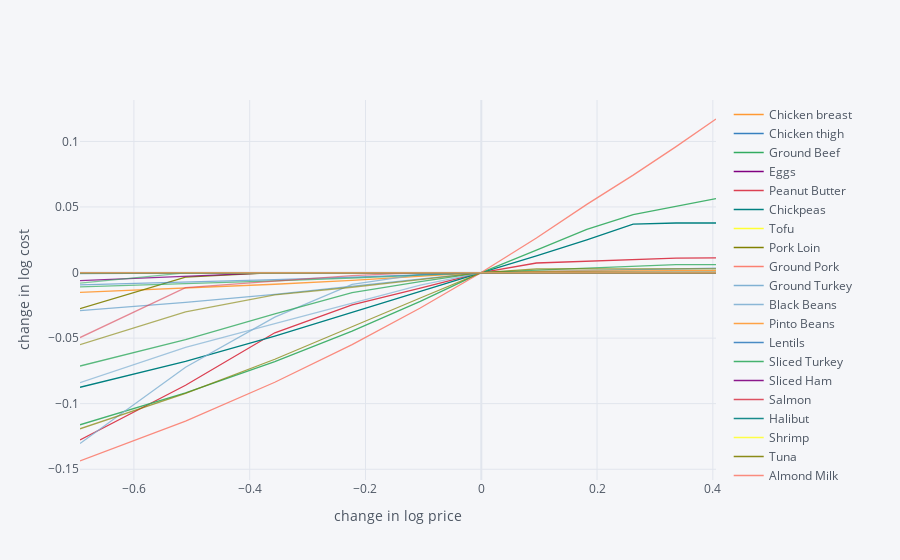

Notebook code for this chart:
### Markdown cell above
### Whole Foods
We find that at Whole Foods, Almond milk is the most sensitive to price changes across the board, while bananas and peanut butter are specifically sensitive to decreases, and sliced turkey and chickpeas are more sensitive to price increases.

### Code cell
#whole foods

scale = [.5,.6,.7,.8,.9,1.,1.1,1.2,1.3,1.4,1.5]

cost0 = solve_subsistence_problem(FoodNutrients,prices_wf,diet_min[group],diet_max[group],tol=tol).fun

Price_response={}
for s in scale:
    cost = {}
    for i,p in enumerate(prices_wf):
        my_p = prices_wf.copy()
        my_p[i] = p*s
        result = solve_subsistence_problem(FoodNutrients,my_p,diet_min[group],diet_max[group],tol=tol)
        cost[prices_wf.index[i]] = np.log(result.fun/cost0)
    Price_response[np.log(s)] = cost

Price_response = pd.DataFrame(Price_response).T
Price_response.iplot(xTitle='change in log price',yTitle='change in log cost')

### Figure 1 — Plotly figure (JSON) as saved in the notebook; plotly's stock layout.template omitted (floating-point values rounded to 4 significant figures)
{"data": [{"line": {"color": "rgba(255, 153, 51, 1.0)", "dash": "solid", "shape": "linear", "width": 1.3}, "mode": "lines", "name": "Chicken breast", "text": "", "type": "scatter", "x": [-0.6931, -0.5108, -0.3567, -0.2231, -0.1054, 0, 0.09531, 0.1823, 0.2624, 0.3365, 0.4055], "y": [-3.402e-07, -3.403e-07, -3.403e-07, 3.933e-08, -1.311e-07, 0, -3.403e-07, -3.403e-07, -3.403e-07, -3.403e-07, -3.403e-07]}, {"line": {"color": "rgba(55, 128, 191, 1.0)", "dash": "solid", "shape": "linear", "width": 1.3}, "mode": "lines", "name": "Chicken thigh", "text": "", "type": "scatter", "x": [-0.6931, -0.5108, -0.3567, -0.2231, -0.1054, 0, 0.09531, 0.1823, 0.2624, 0.3365, 0.4055], "y": [-3.403e-07, -3.403e-07, 5.315e-08, -7.362e-08, -3.628e-08, 0, 8.836e-08, -3.403e-07, -3.403e-07, -3.403e-07, -3.403e-07]}, {"line": {"color": "rgba(50, 171, 96, 1.0)", "dash": "solid", "shape": "linear", "width": 1.3}, "mode": "lines", "name": "Ground Beef", "text": "", "type": "scatter", "x": [-0.6931, -0.5108, -0.3567, -0.2231, -0.1054, 0, 0.09531, 0.1823, 0.2624, 0.3365, 0.4055], "y": [-3.402e-07, -3.403e-07, -3.403e-07, -3.403e-07, -1.039e-07, 0, -3.403e-07, -3.403e-07, -3.403e-07, -3.403e-07, -3.403e-07]}, {"line": {"color": "rgba(128, 0, 128, 1.0)", "dash": "solid", "shape": "linear", "width": 1.3}, "mode": "lines", "name": "Eggs", "text": "", "type": "scatter", "x": [-0.6931, -0.5108, -0.3567, -0.2231, -0.1054, 0, 0.09531, 0.1823, 0.2624, 0.3365, 0.4055], "y": [1.31e-07, 3.541e-08, -5.799e-08, -7.296e-08, -2.404e-08, 0, 4.878e-08, -3.403e-07, -3.403e-07, -3.403e-07, -3.403e-07]}, {"line": {"color": "rgba(219, 64, 82, 1.0)", "dash": "solid", "shape": "linear", "width": 1.3}, "mode": "lines", "name": "Peanut Butter", "text": "", "type": "scatter", "x": [-0.6931, -0.5108, -0.3567, -0.2231, -0.1054, 0, 0.09531, 0.1823, 0.2624, 0.3365, 0.4055], "y": [-0.1277, -0.08599, -0.04596, -0.02463, -0.01185, 0, 0.007276, 0.008621, 0.009964, 0.01095, 0.01126]}, {"line": {"color": "rgba(0, 128, 128, 1.0)", "dash": "solid", "shape": "linear", "width": 1.3}, "mode": "lines", "name": "Chickpeas", "text": "", "type": "scatter", "x": [-0.6931, -0.5108, -0.3567, -0.2231, -0.1054, 0, 0.09531, 0.1823, 0.2624, 0.3365, 0.4055], "y": [-0.08749, -0.06777, -0.04844, -0.03021, -0.014, 0, 0.01269, 0.0249, 0.03695, 0.03779, 0.03779]}, {"line": {"color": "rgba(255, 255, 51, 1.0)", "dash": "solid", "shape": "linear", "width": 1.3}, "mode": "lines", "name": "Tofu", "text": "", "type": "scatter", "x": [-0.6931, -0.5108, -0.3567, -0.2231, -0.1054, 0, 0.09531, 0.1823, 0.2624, 0.3365, 0.4055], "y": [-1.417e-07, -9.861e-08, -6.244e-08, -3.414e-08, -1.359e-08, 0, 7.745e-09, 2.223e-08, 7.708e-08, -3.403e-07, -3.403e-07]}, {"line": {"color": "rgba(128, 128, 0, 1.0)", "dash": "solid", "shape": "linear", "width": 1.3}, "mode": "lines", "name": "Pork Loin", "text": "", "type": "scatter", "x": [-0.6931, -0.5108, -0.3567, -0.2231, -0.1054, 0, 0.09531, 0.1823, 0.2624, 0.3365, 0.4055], "y": [0, 0, 0, 0, 0, 0, 0, 0, 0, 0, 0]}, {"line": {"color": "rgba(251, 128, 114, 1.0)", "dash": "solid", "shape": "linear", "width": 1.3}, "mode": "lines", "name": "Ground Pork", "text": "", "type": "scatter", "x": [-0.6931, -0.5108, -0.3567, -0.2231, -0.1054, 0, 0.09531, 0.1823, 0.2624, 0.3365, 0.4055], "y": [-3.397e-07, -3.402e-07, -3.403e-07, -3.403e-07, -1.926e-08, 0, -3.403e-07, -3.403e-07, -3.403e-07, -3.403e-07, -3.403e-07]}, {"line": {"color": "rgba(128, 177, 211, 1.0)", "dash": "solid", "shape": "linear", "width": 1.3}, "mode": "lines", "name": "Ground Turkey", "text": "", "type": "scatter", "x": [-0.6931, -0.5108, -0.3567, -0.2231, -0.1054, 0, 0.09531, 0.1823, 0.2624, 0.3365, 0.4055], "y": [-3.403e-07, -3.403e-07, -3.403e-07, -3.403e-07, -8.949e-08, 0, -3.403e-07, -3.403e-07, -3.403e-07, -3.403e-07, -3.403e-07]}, {"line": {"color": "rgba(128, 177, 211, 0.8999999999999999)", "dash": "solid", "shape": "linear", "width": 1.3}, "mode": "lines", "name": "Black Beans", "text": "", "type": "scatter", "x": [-0.6931, -0.5108, -0.3567, -0.2231, -0.1054, 0, 0.09531, 0.1823, 0.2624, 0.3365, 0.4055], "y": [-0.02907, -0.02282, -0.01669, -0.0106, -0.005049, 0, 0.0008114, 0.001471, 0.002126, 0.002751, 0.003328]}, {"line": {"color": "rgba(255, 153, 51, 0.8999999999999999)", "dash": "solid", "shape": "linear", "width": 1.3}, "mode": "lines", "name": "Pinto Beans", "text": "", "type": "scatter", "x": [-0.6931, -0.5108, -0.3567, -0.2231, -0.1054, 0, 0.09531, 0.1823, 0.2624, 0.3365, 0.4055], "y": [-0.01509, -0.01201, -0.008949, -0.005907, -0.002873, 0, 0.0007835, 0.001222, 0.001465, 0.001465, 0.001465]}, {"line": {"color": "rgba(55, 128, 191, 0.8999999999999999)", "dash": "solid", "shape": "linear", "width": 1.3}, "mode": "lines", "name": "Lentils", "text": "", "type": "scatter", "x": [-0.6931, -0.5108, -0.3567, -0.2231, -0.1054, 0, 0.09531, 0.1823, 0.2624, 0.3365, 0.4055], "y": [1.095e-08, 4.724e-08, 5.16e-08, 4.011e-08, 2.144e-08, 0, -2.2e-08, -4.352e-08, -6.406e-08, -8.344e-08, -1.016e-07]}, {"line": {"color": "rgba(50, 171, 96, 0.8999999999999999)", "dash": "solid", "shape": "linear", "width": 1.3}, "mode": "lines", "name": "Sliced Turkey", "text": "", "type": "scatter", "x": [-0.6931, -0.5108, -0.3567, -0.2231, -0.1054, 0, 0.09531, 0.1823, 0.2624, 0.3365, 0.4055], "y": [-0.1161, -0.09172, -0.06793, -0.04469, -0.022, 0, 0.01709, 0.03285, 0.04411, 0.05027, 0.0564]}, {"line": {"color": "rgba(128, 0, 128, 0.8999999999999999)", "dash": "solid", "shape": "linear", "width": 1.3}, "mode": "lines", "name": "Sliced Ham", "text": "", "type": "scatter", "x": [-0.6931, -0.5108, -0.3567, -0.2231, -0.1054, 0, 0.09531, 0.1823, 0.2624, 0.3365, 0.4055], "y": [-3.403e-07, -3.403e-07, -3.403e-07, 4.893e-08, -6.883e-08, 0, -3.403e-07, -3.403e-07, -3.403e-07, -3.403e-07, -3.403e-07]}, {"line": {"color": "rgba(219, 64, 82, 0.8999999999999999)", "dash": "solid", "shape": "linear", "width": 1.3}, "mode": "lines", "name": "Salmon", "text": "", "type": "scatter", "x": [-0.6931, -0.5108, -0.3567, -0.2231, -0.1054, 0, 0.09531, 0.1823, 0.2624, 0.3365, 0.4055], "y": [-3.403e-07, -3.403e-07, -3.403e-07, -3.403e-07, 1.028e-07, 0, -1.532e-07, -3.774e-08, -3.403e-07, -3.4e-07, -3.387e-07]}, {"line": {"color": "rgba(0, 128, 128, 0.8999999999999999)", "dash": "solid", "shape": "linear", "width": 1.3}, "mode": "lines", "name": "Halibut", "text": "", "type": "scatter", "x": [-0.6931, -0.5108, -0.3567, -0.2231, -0.1054, 0, 0.09531, 0.1823, 0.2624, 0.3365, 0.4055], "y": [-3.247e-07, -3.401e-07, 2.047e-07, -3.394e-07, -3.374e-07, 0, -3.064e-07, -3.399e-07, -3.402e-07, -3.386e-07, -3.356e-07]}, {"line": {"color": "rgba(255, 255, 51, 0.8999999999999999)", "dash": "solid", "shape": "linear", "width": 1.3}, "mode": "lines", "name": "Shrimp", "text": "", "type": "scatter", "x": [-0.6931, -0.5108, -0.3567, -0.2231, -0.1054, 0, 0.09531, 0.1823, 0.2624, 0.3365, 0.4055], "y": [-3.402e-07, -3.402e-07, -3.403e-07, -3.403e-07, -3.403e-07, 0, -1.134e-07, -9.371e-08, -3.394e-07, -3.402e-07, -3.403e-07]}, {"line": {"color": "rgba(128, 128, 0, 0.8999999999999999)", "dash": "solid", "shape": "linear", "width": 1.3}, "mode": "lines", "name": "Tuna", "text": "", "type": "scatter", "x": [-0.6931, -0.5108, -0.3567, -0.2231, -0.1054, 0, 0.09531, 0.1823, 0.2624, 0.3365, 0.4055], "y": [-0.02747, -0.00351, -3.403e-07, -3.402e-07, -3.402e-07, 0, -1.693e-08, 3.503e-09, 3.587e-08, 6.538e-08, 8.936e-08]}, {"line": {"color": "rgba(251, 128, 114, 0.8999999999999999)", "dash": "solid", "shape": "linear", "width": 1.3}, "mode": "lines", "name": "Almond Milk", "text": "", "type": "scatter", "x": [-0.6931, -0.5108, -0.3567, -0.2231, -0.1054, 0, 0.09531, 0.1823, 0.2624, 0.3365, 0.4055], "y": [-0.1437, -0.1132, -0.08367, -0.05494, -0.02708, 0, 0.02637, 0.05195, 0.07428, 0.09606, 0.1171]}, {"line": {"color": "rgba(251, 128, 114, 0.7999999999999998)", "dash": "solid", "shape": "linear", "width": 1.3}, "mode": "lines", "name": "2% milk", "text": "", "type": "scatter", "x": [-0.6931, -0.5108, -0.3567, -0.2231, -0.1054, 0, 0.09531, 0.1823, 0.2624, 0.3365, 0.4055], "y": [-7.64e-08, -5.187e-08, -3.293e-08, -1.838e-08, -7.548e-09, 0, 4.583e-09, 6.475e-09, 3.041e-08, 7.34e-08, -3.403e-07]}, {"line": {"color": "rgba(128, 177, 211, 0.7999999999999998)", "dash": "solid", "shape": "linear", "width": 1.3}, "mode": "lines", "name": "Cheddar cheese", "text": "", "type": "scatter", "x": [-0.6931, -0.5108, -0.3567, -0.2231, -0.1054, 0, 0.09531, 0.1823, 0.2624, 0.3365, 0.4055], "y": [-0.1304, -0.07225, -0.03405, -0.009064, -0.001333, 0, -1.192e-08, -2.999e-07, -3.397e-07, -1.497e-07, -3.402e-07]}, {"line": {"color": "rgba(255, 153, 51, 0.7999999999999998)", "dash": "solid", "shape": "linear", "width": 1.3}, "mode": "lines", "name": "Unsalted butter", "text": "", "type": "scatter", "x": [-0.6931, -0.5108, -0.3567, -0.2231, -0.1054, 0, 0.09531, 0.1823, 0.2624, 0.3365, 0.4055], "y": [-1.18e-07, -8.708e-08, -1.173e-07, -1.099e-07, -3.833e-08, 0, 9.842e-09, -1.158e-09, -3.075e-08, -8.353e-08, -1.656e-07]}, {"line": {"color": "rgba(55, 128, 191, 0.7999999999999998)", "dash": "solid", "shape": "linear", "width": 1.3}, "mode": "lines", "name": "Greek yogurt", "text": "", "type": "scatter", "x": [-0.6931, -0.5108, -0.3567, -0.2231, -0.1054, 0, 0.09531, 0.1823, 0.2624, 0.3365, 0.4055], "y": [-8.892e-09, -3.262e-10, 3.701e-09, 4.507e-09, 3.035e-09, 0, -4.094e-09, -8.954e-09, -1.451e-08, -2.09e-08, -2.852e-08]}, {"line": {"color": "rgba(50, 171, 96, 0.7999999999999998)", "dash": "solid", "shape": "linear", "width": 1.3}, "mode": "lines", "name": "Oat Milk", "text": "", "type": "scatter", "x": [-0.6931, -0.5108, -0.3567, -0.2231, -0.1054, 0, 0.09531, 0.1823, 0.2624, 0.3365, 0.4055], "y": [-0.0713, -0.0512, -0.0315, -0.01531, -0.006925, 0, 0.001783, 0.003326, 0.004859, 0.005963, 0.005963]}, {"line": {"color": "rgba(128, 0, 128, 0.7999999999999998)", "dash": "solid", "shape": "linear", "width": 1.3}, "mode": "lines", "name": "Wheat Cereal", "text": "", "type": "scatter", "x": [-0.6931, -0.5108, -0.3567, -0.2231, -0.1054, 0, 0.09531, 0.1823, 0.2624, 0.3365, 0.4055], "y": [-0.006146, -0.003108, -7.931e-05, -3.401e-07, -3.726e-08, 0, -3.333e-07, -3.353e-07, -3.289e-07, -3.268e-07, -3.351e-07]}, {"line": {"color": "rgba(219, 64, 82, 0.7999999999999998)", "dash": "solid", "shape": "linear", "width": 1.3}, "mode": "lines", "name": "Granola", "text": "", "type": "scatter", "x": [-0.6931, -0.5108, -0.3567, -0.2231, -0.1054, 0, 0.09531, 0.1823, 0.2624, 0.3365, 0.4055], "y": [-3.402e-07, -3.402e-07, -3.403e-07, -3.403e-07, 9.741e-08, 0, -1.302e-07, -2.804e-07, -2.862e-07, -2.49e-08, -3.403e-07]}, {"line": {"color": "rgba(0, 128, 128, 0.7999999999999998)", "dash": "solid", "shape": "linear", "width": 1.3}, "mode": "lines", "name": "Brown Rice", "text": "", "type": "scatter", "x": [-0.6931, -0.5108, -0.3567, -0.2231, -0.1054, 0, 0.09531, 0.1823, 0.2624, 0.3365, 0.4055], "y": [-3.256e-07, -2.924e-07, -2.454e-07, -1.733e-07, -7.801e-08, 0, 6.772e-08, -3.403e-07, -3.403e-07, -3.403e-07, -3.403e-07]}, {"line": {"color": "rgba(255, 255, 51, 0.7999999999999998)", "dash": "solid", "shape": "linear", "width": 1.3}, "mode": "lines", "name": "Jasmine Rice", "text": "", "type": "scatter", "x": [-0.6931, -0.5108, -0.3567, -0.2231, -0.1054, 0, 0.09531, 0.1823, 0.2624, 0.3365, 0.4055], "y": [-1.918e-07, -1.078e-07, -4.745e-08, -1.157e-08, 2.857e-09, 0, -1.577e-08, 1.386e-08, 4.994e-08, 7.286e-08, 8.29e-08]}, {"line": {"color": "rgba(128, 128, 0, 0.7999999999999998)", "dash": "solid", "shape": "linear", "width": 1.3}, "mode": "lines", "name": "Potatoes", "text": "", "type": "scatter", "x": [-0.6931, -0.5108, -0.3567, -0.2231, -0.1054, 0, 0.09531, 0.1823, 0.2624, 0.3365, 0.4055], "y": [-3.398e-07, -3.123e-07, -3.335e-07, -2.184e-07, -3.403e-07, 0, 7.962e-08, -3.403e-07, -3.403e-07, -3.403e-07, -3.403e-07]}, {"line": {"color": "rgba(128, 128, 0, 0.7)", "dash": "solid", "shape": "linear", "width": 1.3}, "mode": "lines", "name": "Bananas", "text": "", "type": "scatter", "x": [-0.6931, -0.5108, -0.3567, -0.2231, -0.1054, 0, 0.09531, 0.1823, 0.2624, 0.3365, 0.4055], "y": [-0.1191, -0.09209, -0.06614, -0.04106, -0.01941, 0, 0.002866, 0.002866, 0.002866, 0.002866, 0.002866]}, {"line": {"color": "rgba(251, 128, 114, 0.7)", "dash": "solid", "shape": "linear", "width": 1.3}, "mode": "lines", "name": "Apples", "text": "", "type": "scatter", "x": [-0.6931, -0.5108, -0.3567, -0.2231, -0.1054, 0, 0.09531, 0.1823, 0.2624, 0.3365, 0.4055], "y": [-3.064e-07, -2.979e-07, -2.862e-07, -2.213e-07, -1.21e-07, 0, -3.403e-07, -3.403e-07, -3.403e-07, -3.403e-07, -3.403e-07]}, {"line": {"color": "rgba(128, 177, 211, 0.7)", "dash": "solid", "shape": "linear", "width": 1.3}, "mode": "lines", "name": "Avocados", "text": "", "type": "scatter", "x": [-0.6931, -0.5108, -0.3567, -0.2231, -0.1054, 0, 0.09531, 0.1823, 0.2624, 0.3365, 0.4055], "y": [-0.08393, -0.05715, -0.03892, -0.02361, -0.009621, 0, -3.326e-07, -3.392e-07, -3.397e-07, -3.403e-07, -3.403e-07]}, {"line": {"color": "rgba(255, 153, 51, 0.7)", "dash": "solid", "shape": "linear", "width": 1.3}, "mode": "lines", "name": "Blue Berries", "text": "", "type": "scatter", "x": [-0.6931, -0.5108, -0.3567, -0.2231, -0.1054, 0, 0.09531, 0.1823, 0.2624, 0.3365, 0.4055], "y": [-3.393e-07, -3.401e-07, -3.403e-07, -3.403e-07, 2.673e-08, 0, 7.524e-08, -3.403e-07, -3.403e-07, 6.649e-08, -2.019e-08]}, {"line": {"color": "rgba(55, 128, 191, 0.7)", "dash": "solid", "shape": "linear", "width": 1.3}, "mode": "lines", "name": "Tomatoes", "text": "", "type": "scatter", "x": [-0.6931, -0.5108, -0.3567, -0.2231, -0.1054, 0, 0.09531, 0.1823, 0.2624, 0.3365, 0.4055], "y": [-3.403e-07, -3.403e-07, -3.388e-07, -2.301e-07, -3.402e-07, 0, -1.745e-07, 1.789e-07, -2.255e-07, -3.403e-07, -3.397e-07]}, {"line": {"color": "rgba(50, 171, 96, 0.7)", "dash": "solid", "shape": "linear", "width": 1.3}, "mode": "lines", "name": "Kale", "text": "", "type": "scatter", "x": [-0.6931, -0.5108, -0.3567, -0.2231, -0.1054, 0, 0.09531, 0.1823, 0.2624, 0.3365, 0.4055], "y": [-0.01086, -0.008629, -0.006398, -0.004181, -0.001969, 0, -1.471e-07, -5.275e-08, 1.469e-07, -3.403e-07, -3.402e-07]}, {"line": {"color": "rgba(128, 0, 128, 0.7)", "dash": "solid", "shape": "linear", "width": 1.3}, "mode": "lines", "name": "Garlic", "text": "", "type": "scatter", "x": [-0.6931, -0.5108, -0.3567, -0.2231, -0.1054, 0, 0.09531, 0.1823, 0.2624, 0.3365, 0.4055], "y": [-3.288e-07, -3.366e-07, -3.34e-07, -3.065e-07, -1.867e-07, 0, -3.403e-07, -3.403e-07, -3.403e-07, -3.403e-07, -3.403e-07]}, {"line": {"color": "rgba(219, 64, 82, 0.7)", "dash": "solid", "shape": "linear", "width": 1.3}, "mode": "lines", "name": "Red Onion", "text": "", "type": "scatter", "x": [-0.6931, -0.5108, -0.3567, -0.2231, -0.1054, 0, 0.09531, 0.1823, 0.2624, 0.3365, 0.4055], "y": [-8.712e-08, -5.367e-08, -3.515e-08, -2.196e-08, -1.059e-08, 0, 1.001e-08, 1.94e-08, 2.81e-08, 3.912e-08, 7.329e-08]}, {"line": {"color": "rgba(0, 128, 128, 0.7)", "dash": "solid", "shape": "linear", "width": 1.3}, "mode": "lines", "name": "Yellow Onion", "text": "", "type": "scatter", "x": [-0.6931, -0.5108, -0.3567, -0.2231, -0.1054, 0, 0.09531, 0.1823, 0.2624, 0.3365, 0.4055], "y": [-1.22e-07, -1.418e-07, -1.279e-07, -8.008e-08, -3.569e-08, 0, 2.369e-08, -3.403e-07, -3.403e-07, -3.403e-07, -3.403e-07]}, {"line": {"color": "rgba(255, 255, 51, 0.7)", "dash": "solid", "shape": "linear", "width": 1.3}, "mode": "lines", "name": "White Onion", "text": "", "type": "scatter", "x": [-0.6931, -0.5108, -0.3567, -0.2231, -0.1054, 0, 0.09531, 0.1823, 0.2624, 0.3365, 0.4055], "y": [-1.124e-07, -8.797e-08, -6.441e-08, -4.101e-08, -1.905e-08, 0, 1.5e-08, 4.746e-08, -3.403e-07, -3.403e-07, -3.403e-07]}, {"line": {"color": "rgba(255, 255, 51, 0.5999999999999999)", "dash": "solid", "shape": "linear", "width": 1.3}, "mode": "lines", "name": "Cauliflower", "text": "", "type": "scatter", "x": [-0.6931, -0.5108, -0.3567, -0.2231, -0.1054, 0, 0.09531, 0.1823, 0.2624, 0.3365, 0.4055], "y": [0, 0, 0, 0, 0, 0, 0, 0, 0, 0, 0]}, {"line": {"color": "rgba(128, 128, 0, 0.5999999999999999)", "dash": "solid", "shape": "linear", "width": 1.3}, "mode": "lines", "name": "Broccoli", "text": "", "type": "scatter", "x": [-0.6931, -0.5108, -0.3567, -0.2231, -0.1054, 0, 0.09531, 0.1823, 0.2624, 0.3365, 0.4055], "y": [-0.05507, -0.02992, -0.01703, -0.01121, -0.005414, 0, 0.0002621, 0.0002621, 0.0002621, 0.0002621, 0.0002621]}, {"line": {"color": "rgba(251, 128, 114, 0.5999999999999999)", "dash": "solid", "shape": "linear", "width": 1.3}, "mode": "lines", "name": "Carrots", "text": "", "type": "scatter", "x": [-0.6931, -0.5108, -0.3567, -0.2231, -0.1054, 0, 0.09531, 0.1823, 0.2624, 0.3365, 0.4055], "y": [-4.208e-09, -3.874e-08, -9.545e-08, -1.565e-07, -6.135e-08, 0, 8.933e-08, -3.403e-07, -3.403e-07, -3.403e-07, -3.403e-07]}, {"line": {"color": "rgba(128, 177, 211, 0.5999999999999999)", "dash": "solid", "shape": "linear", "width": 1.3}, "mode": "lines", "name": "Sweet Potatoes", "text": "", "type": "scatter", "x": [-0.6931, -0.5108, -0.3567, -0.2231, -0.1054, 0, 0.09531, 0.1823, 0.2624, 0.3365, 0.4055], "y": [-3.403e-07, -3.403e-07, 1.36e-09, -1.595e-08, 9.227e-09, 0, 1.75e-08, -3.403e-07, -3.403e-07, -3.403e-07, -3.403e-07]}, {"line": {"color": "rgba(255, 153, 51, 0.5999999999999999)", "dash": "solid", "shape": "linear", "width": 1.3}, "mode": "lines", "name": "Romaine Lettuce", "text": "", "type": "scatter", "x": [-0.6931, -0.5108, -0.3567, -0.2231, -0.1054, 0, 0.09531, 0.1823, 0.2624, 0.3365, 0.4055], "y": [0, 0, 0, 0, 0, 0, 0, 0, 0, 0, 0]}, {"line": {"color": "rgba(55, 128, 191, 0.5999999999999999)", "dash": "solid", "shape": "linear", "width": 1.3}, "mode": "lines", "name": "Spinach", "text": "", "type": "scatter", "x": [-0.6931, -0.5108, -0.3567, -0.2231, -0.1054, 0, 0.09531, 0.1823, 0.2624, 0.3365, 0.4055], "y": [-0.00946, -0.007406, -0.005356, -0.003473, -0.001735, 0, 0.0001816, 0.0001816, 0.0001816, 0.0001816, 0.0001816]}, {"line": {"color": "rgba(50, 171, 96, 0.5999999999999999)", "dash": "solid", "shape": "linear", "width": 1.3}, "mode": "lines", "name": "Cucumbers", "text": "", "type": "scatter", "x": [-0.6931, -0.5108, -0.3567, -0.2231, -0.1054, 0, 0.09531, 0.1823, 0.2624, 0.3365, 0.4055], "y": [-0.008078, -0.0003234, -3.403e-07, -3.401e-07, -3.394e-07, 0, -3.402e-07, -3.401e-07, -3.396e-07, -3.396e-07, -3.395e-07]}, {"line": {"color": "rgba(128, 0, 128, 0.5999999999999999)", "dash": "solid", "shape": "linear", "width": 1.3}, "mode": "lines", "name": "Cremini Mushrooms", "text": "", "type": "scatter", "x": [-0.6931, -0.5108, -0.3567, -0.2231, -0.1054, 0, 0.09531, 0.1823, 0.2624, 0.3365, 0.4055], "y": [-3.311e-07, 9.322e-09, -3.353e-07, -1.58e-07, -3.388e-07, 0, -3.402e-07, -3.391e-07, 1.357e-07, -3.403e-07, -3.398e-07]}, {"line": {"color": "rgba(219, 64, 82, 0.5999999999999999)", "dash": "solid", "shape": "linear", "width": 1.3}, "mode": "lines", "name": "Jalepenos", "text": "", "type": "scatter", "x": [-0.6931, -0.5108, -0.3567, -0.2231, -0.1054, 0, 0.09531, 0.1823, 0.2624, 0.3365, 0.4055], "y": [-0.04961, -0.01151, -0.006592, -0.00239, -3.22e-07, 0, -3.003e-07, -2.842e-07, -2.855e-07, -3.403e-07, -3.399e-07]}, {"line": {"color": "rgba(0, 128, 128, 0.5999999999999999)", "dash": "solid", "shape": "linear", "width": 1.3}, "mode": "lines", "name": "Olive Oil", "text": "", "type": "scatter", "x": [-0.6931, -0.5108, -0.3567, -0.2231, -0.1054, 0, 0.09531, 0.1823, 0.2624, 0.3365, 0.4055], "y": [-1.924e-07, -1.522e-07, -1.611e-07, -8.367e-08, -2.741e-08, 0, 2.924e-09, -1.485e-08, -5.451e-08, -1.212e-07, -2.146e-07]}, {"line": {"color": "rgba(0, 128, 128, 0.49999999999999983)", "dash": "solid", "shape": "linear", "width": 1.3}, "mode": "lines", "name": "Vegetable Oil", "text": "", "type": "scatter", "x": [-0.6931, -0.5108, -0.3567, -0.2231, -0.1054, 0, 0.09531, 0.1823, 0.2624, 0.3365, 0.4055], "y": [-0.0008758, -0.0002004, -3.336e-07, -1.475e-07, -3.403e-07, 0, -1.323e-07, -3.03e-07, -2.318e-07, -4.424e-08, -3.4e-07]}, {"line": {"color": "rgba(255, 255, 51, 0.49999999999999983)", "dash": "solid", "shape": "linear", "width": 1.3}, "mode": "lines", "name": "Salt", "text": "", "type": "scatter", "x": [-0.6931, -0.5108, -0.3567, -0.2231, -0.1054, 0, 0.09531, 0.1823, 0.2624, 0.3365, 0.4055], "y": [2.433e-08, 1.918e-08, 1.418e-08, 9.32e-09, 4.596e-09, 0, -4.475e-09, -8.835e-09, -1.309e-08, -1.723e-08, -2.128e-08]}, {"line": {"color": "rgba(128, 128, 0, 0.49999999999999983)", "dash": "solid", "shape": "linear", "width": 1.3}, "mode": "lines", "name": "Tomato Sauce", "text": "", "type": "scatter", "x": [-0.6931, -0.5108, -0.3567, -0.2231, -0.1054, 0, 0.09531, 0.1823, 0.2624, 0.3365, 0.4055], "y": [-3.403e-07, -3.403e-07, -3.403e-07, 9.436e-10, -1.306e-07, 0, -3.403e-07, -3.403e-07, -3.403e-07, -3.403e-07, -3.402e-07]}, {"line": {"color": "rgba(251, 128, 114, 0.49999999999999983)", "dash": "solid", "shape": "linear", "width": 1.3}, "mode": "lines", "name": "Sugar", "text": "", "type": "scatter", "x": [-0.6931, -0.5108, -0.3567, -0.2231, -0.1054, 0, 0.09531, 0.1823, 0.2624, 0.3365, 0.4055], "y": [-3.294e-07, -2.937e-07, -2.184e-07, -1.345e-07, -5.913e-08, 0, 4.14e-08, 6.64e-08, -3.403e-07, -3.403e-07, -3.403e-07]}, {"line": {"color": "rgba(128, 177, 211, 0.49999999999999983)", "dash": "solid", "shape": "linear", "width": 1.3}, "mode": "lines", "name": "Honey", "text": "", "type": "scatter", "x": [-0.6931, -0.5108, -0.3567, -0.2231, -0.1054, 0, 0.09531, 0.1823, 0.2624, 0.3365, 0.4055], "y": [-3.403e-07, -3.378e-07, -1.116e-07, -3.403e-07, -3.403e-07, 0, -1.035e-07, -3.399e-07, -3.399e-07, -3.402e-07, -3.365e-07]}, {"line": {"color": "rgba(255, 153, 51, 0.49999999999999983)", "dash": "solid", "shape": "linear", "width": 1.3}, "mode": "lines", "name": "Bread (white bread)", "text": "", "type": "scatter", "x": [-0.6931, -0.5108, -0.3567, -0.2231, -0.1054, 0, 0.09531, 0.1823, 0.2624, 0.3365, 0.4055], "y": [0, 0, 0, 0, 0, 0, 0, 0, 0, 0, 0]}], "layout": {"legend": {"bgcolor": "#F5F6F9", "font": {"color": "#4D5663"}}, "paper_bgcolor": "#F5F6F9", "plot_bgcolor": "#F5F6F9", "title": {"font": {"color": "#4D5663"}}, "xaxis": {"gridcolor": "#E1E5ED", "showgrid": true, "tickfont": {"color": "#4D5663"}, "title": {"font": {"color": "#4D5663"}, "text": "change in log price"}, "zerolinecolor": "#E1E5ED"}, "yaxis": {"gridcolor": "#E1E5ED", "showgrid": true, "tickfont": {"color": "#4D5663"}, "title": {"font": {"color": "#4D5663"}, "text": "change in log cost"}, "zerolinecolor": "#E1E5ED"}}}
